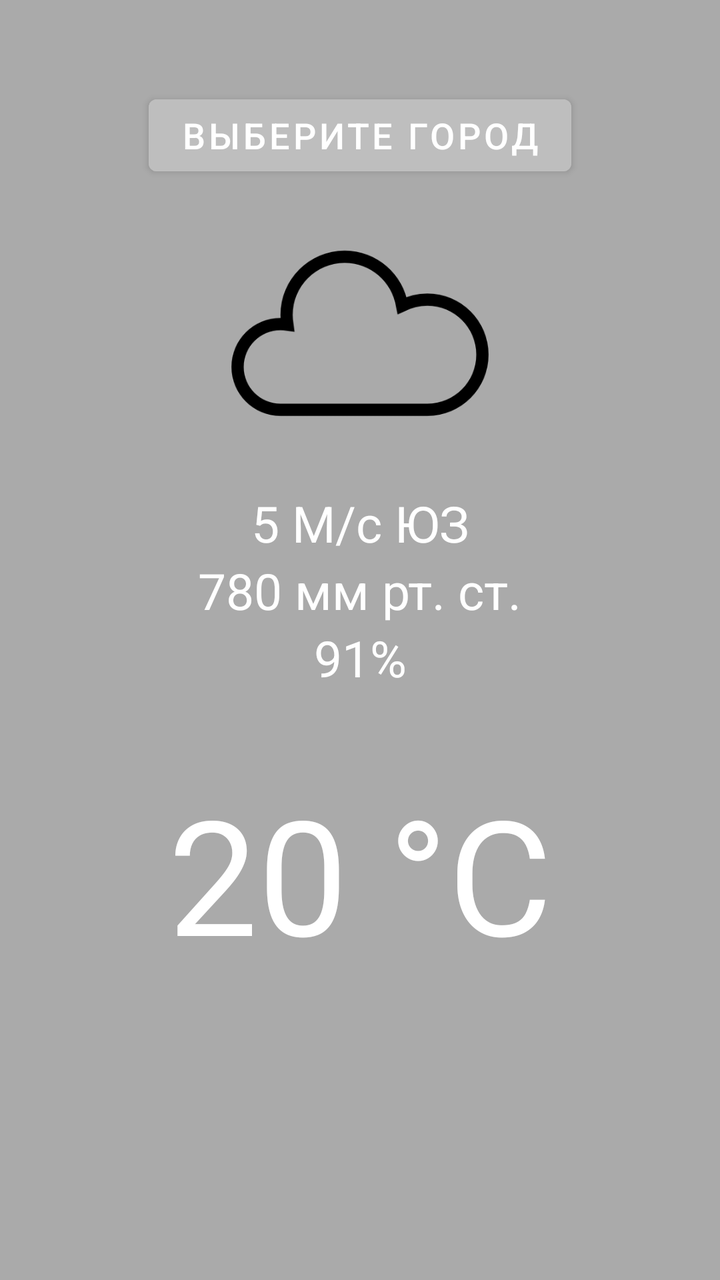
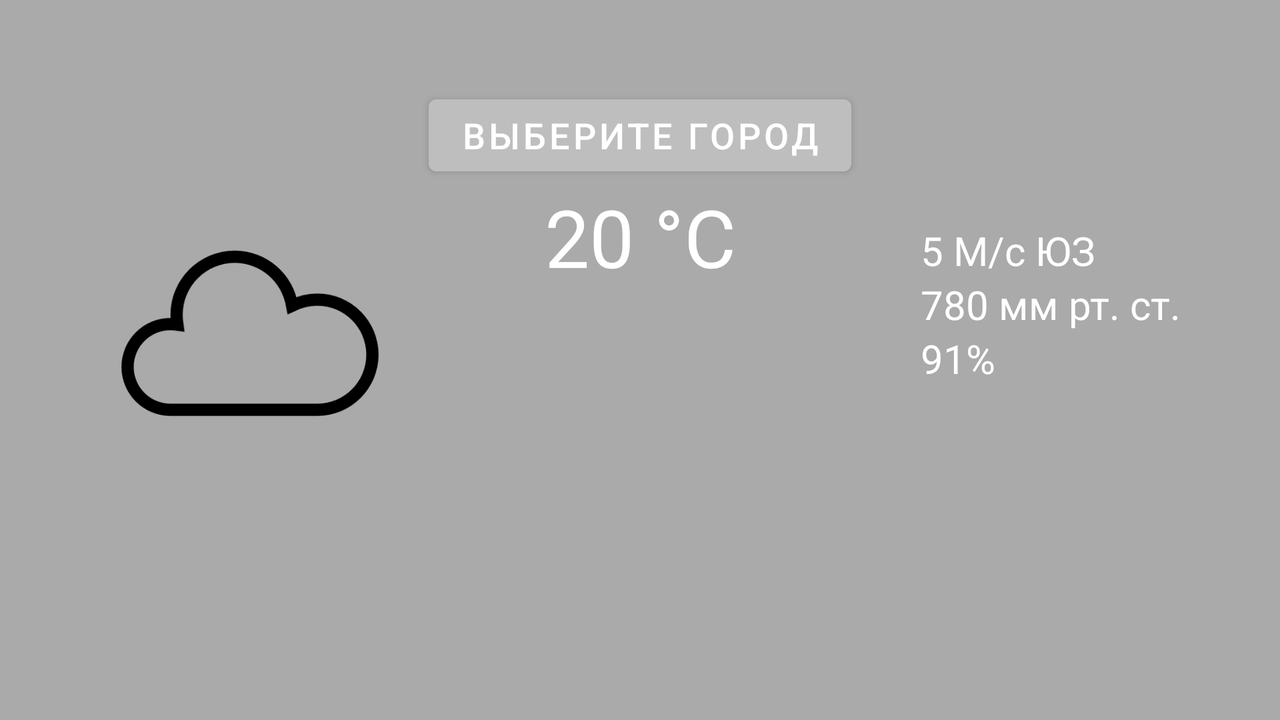

Compare how this app lays out the same screen by default and in its alternative resource folder. The renders come first, then the two layout files and the values they reference.
<!-- AndroidManifest.xml: application theme Theme.GBWeather -->
<!-- res/layout/fragment_weather_main.xml -->
<?xml version="1.0" encoding="utf-8"?>
<androidx.constraintlayout.widget.ConstraintLayout xmlns:android="http://schemas.android.com/apk/res/android"
    android:layout_width="match_parent"
    android:layout_height="match_parent"
    xmlns:app="http://schemas.android.com/apk/res-auto"
    android:background="@android:color/darker_gray"
    >

    <TextView
        android:id="@+id/city_field"
        app:layout_constraintEnd_toEndOf="parent"
        app:layout_constraintStart_toStartOf="parent"
        app:layout_constraintTop_toTopOf="parent"
        android:layout_width="wrap_content"
        android:layout_height="wrap_content"
        android:layout_marginTop="@dimen/city_filed_margin_top"
        android:textSize="@dimen/selectedCity"
        android:textColor="@color/black"/>


    <Button
        android:id="@+id/btnSelectCity"
        app:layout_constraintEnd_toEndOf="parent"
        app:layout_constraintStart_toStartOf="parent"
        app:layout_constraintTop_toBottomOf="@id/city_field"
        android:layout_width="wrap_content"
        android:layout_height="wrap_content"
        android:backgroundTint="@android:color/secondary_text_dark"
        android:text="@string/selectCity"
        android:textSize="@dimen/selectCitySize" />


    <TextView
        android:id="@+id/temperature_field"
        app:layout_constraintBottom_toTopOf="@id/recycler_view_weather"
        app:layout_constraintEnd_toEndOf="parent"
        app:layout_constraintStart_toStartOf="parent"
        android:layout_width="wrap_content"
        android:layout_height="wrap_content"
        android:text="@string/temperature"
        android:textColor="@android:color/white"
        android:textSize="@dimen/temperatureTextSize" />

    <ImageView
        android:id="@+id/weather_icon"
        app:layout_constraintEnd_toEndOf="parent"
        app:layout_constraintStart_toStartOf="parent"
        app:layout_constraintTop_toBottomOf="@id/btnSelectCity"
        android:layout_width="250dp"
        android:layout_height="153dp"
        android:contentDescription="@string/ImageViewWeatherIconContentDescription"
        android:src="@drawable/clouds_weather_png" />

    <TextView
        android:id="@+id/wing_speed_field"
        app:layout_constraintEnd_toEndOf="parent"
        app:layout_constraintStart_toStartOf="parent"
        app:layout_constraintTop_toBottomOf="@id/weather_icon"
        android:layout_width="wrap_content"
        android:layout_height="wrap_content"

        android:text="@string/wind_speed_str"
        android:textColor="@color/white"
        android:textSize="@dimen/tempInfoSize" />

    <TextView
        android:id="@+id/pressure_field"
        app:layout_constraintEnd_toEndOf="parent"
        app:layout_constraintStart_toStartOf="parent"
        app:layout_constraintTop_toBottomOf="@id/wing_speed_field"
        android:layout_width="wrap_content"
        android:layout_height="wrap_content"
        android:text="@string/pressure_str"
        android:textColor="@color/white"
        android:textSize="@dimen/tempInfoSize" />

    <TextView
        android:id="@+id/humidity_filed"
        app:layout_constraintEnd_toEndOf="parent"
        app:layout_constraintStart_toStartOf="parent"
        app:layout_constraintTop_toBottomOf="@id/pressure_field"
        android:layout_width="wrap_content"
        android:layout_height="wrap_content"
        android:text="@string/humidity_str"
        android:textColor="@color/white"
        android:textSize="@dimen/tempInfoSize" />

    <androidx.recyclerview.widget.RecyclerView
        app:layoutManager="androidx.recyclerview.widget.LinearLayoutManager"
        android:id="@+id/recycler_view_weather"
        android:layout_width="match_parent"
        android:layout_height="150dp"
        app:layout_constraintStart_toStartOf="parent"
        app:layout_constraintBottom_toBottomOf="parent"
        />


</androidx.constraintlayout.widget.ConstraintLayout>
<!-- resources referenced by this layout -->
<resources>
  <dimen name="city_filed_margin_top">10dp</dimen>
  <dimen name="selectCitySize">18sp</dimen>
  <dimen name="selectedCity">25sp</dimen>
  <dimen name="tempInfoSize">25sp</dimen>
  <dimen name="temperatureTextSize">80sp</dimen>
  <!-- drawable clouds_weather_png: png bitmap (drawable, 12575 bytes) -->
  <string name="ImageViewWeatherIconContentDescription">weather_icon</string>
  <string name="humidity_str">91%</string>
  <string name="pressure_str">780 мм рт. ст.</string>
  <string name="selectCity">Выберите город</string>
  <string name="temperature">20 °C</string>
  <string name="wind_speed_str">5 М/с ЮЗ</string>
  <style name="Theme.GBWeather" parent="Theme.MaterialComponents.DayNight.DarkActionBar">
          
          <item name="colorPrimary">@color/purple_500</item>
          <item name="colorPrimaryVariant">@color/purple_700</item>
          <item name="colorOnPrimary">@color/white</item>
          
          <item name="colorSecondary">@color/teal_200</item>
          <item name="colorSecondaryVariant">@color/teal_700</item>
          <item name="colorOnSecondary">@color/black</item>
          
          <item name="android:statusBarColor" tools:targetApi="l">?attr/colorPrimaryVariant</item>
          
      </style>
</resources>
<!-- res/layout-land/fragment_weather_main.xml (the repository's variant of the layout above) -->
<!-- drawn on the phone turned sideways -->
<?xml version="1.0" encoding="utf-8"?>
<androidx.constraintlayout.widget.ConstraintLayout xmlns:android="http://schemas.android.com/apk/res/android"
    android:layout_width="match_parent"
    android:layout_height="match_parent"
    xmlns:app="http://schemas.android.com/apk/res-auto"
    android:background="@android:color/darker_gray"
    >

    <TextView
        android:id="@+id/city_field"
        app:layout_constraintEnd_toEndOf="parent"
        app:layout_constraintStart_toStartOf="parent"
        app:layout_constraintTop_toTopOf="parent"
        android:layout_width="wrap_content"
        android:layout_height="wrap_content"
        android:layout_marginTop="@dimen/city_filed_margin_top"
        android:textSize="@dimen/selectedCity"
        android:textColor="@color/black"/>


    <Button
        android:id="@+id/btnSelectCity"
        app:layout_constraintEnd_toEndOf="parent"
        app:layout_constraintStart_toStartOf="parent"
        app:layout_constraintTop_toBottomOf="@id/city_field"
        android:layout_width="wrap_content"
        android:layout_height="wrap_content"
        android:backgroundTint="@android:color/secondary_text_dark"
        android:text="@string/selectCity"
        android:textSize="@dimen/selectCitySize" />


    <TextView
        android:id="@+id/temperature_field"
        app:layout_constraintTop_toBottomOf="@id/btnSelectCity"
        app:layout_constraintEnd_toEndOf="parent"
        app:layout_constraintStart_toStartOf="parent"
        android:layout_width="wrap_content"
        android:layout_height="wrap_content"
        android:text="@string/temperature"
        android:textColor="@android:color/white"
        android:textSize="@dimen/temperatureTextSize" />

    <ImageView
        android:id="@+id/weather_icon"
        app:layout_constraintStart_toStartOf="parent"
        app:layout_constraintTop_toBottomOf="@id/btnSelectCity"
        android:layout_width="250dp"
        android:layout_height="153dp"
        android:contentDescription="@string/ImageViewWeatherIconContentDescription"
        android:src="@drawable/clouds_weather_png" />

    <TextView
        android:id="@+id/wing_speed_field"
        app:layout_constraintStart_toEndOf="@id/temperature_field"
        app:layout_constraintTop_toBottomOf="@id/btnSelectCity"
        app:layout_constraintEnd_toEndOf="parent"
        android:layout_width="wrap_content"
        android:layout_height="wrap_content"
        android:layout_marginTop="@dimen/marginTopEditSelectCitySpinnerSelectCity"
        android:text="@string/wind_speed_str"
        android:textColor="@color/white"
        android:textSize="@dimen/tempInfoSize" />

    <TextView
        android:id="@+id/pressure_field"
        app:layout_constraintStart_toStartOf="@id/wing_speed_field"
        app:layout_constraintTop_toBottomOf="@id/wing_speed_field"
        android:layout_width="wrap_content"
        android:layout_height="wrap_content"
        android:text="@string/pressure_str"
        android:textColor="@color/white"
        android:textSize="@dimen/tempInfoSize" />

    <TextView
        android:id="@+id/humidity_filed"
        app:layout_constraintStart_toStartOf="@id/wing_speed_field"
        app:layout_constraintTop_toBottomOf="@id/pressure_field"
        android:layout_width="wrap_content"
        android:layout_height="wrap_content"
        android:text="@string/humidity_str"
        android:textColor="@color/white"
        android:textSize="@dimen/tempInfoSize" />


</androidx.constraintlayout.widget.ConstraintLayout>
<!-- resources referenced by the variant -->
<!-- as the phone turned sideways resolves them -->
<resources>
  <dimen name="city_filed_margin_top">10dp</dimen>
  <!-- from res/values-land/ -->
  <dimen name="marginTopEditSelectCitySpinnerSelectCity">20dp</dimen>
  <!-- from res/values-land/ -->
  <dimen name="selectCitySize">18sp</dimen>
  <!-- from res/values-land/ -->
  <dimen name="selectedCity">25dp</dimen>
  <!-- from res/values-land/ -->
  <dimen name="tempInfoSize">20sp</dimen>
  <!-- from res/values-land/ -->
  <dimen name="temperatureTextSize">40sp</dimen>
  <!-- drawable clouds_weather_png: png bitmap (drawable, 12575 bytes) -->
  <string name="ImageViewWeatherIconContentDescription">weather_icon</string>
  <string name="humidity_str">91%</string>
  <string name="pressure_str">780 мм рт. ст.</string>
  <string name="selectCity">Выберите город</string>
  <string name="temperature">20 °C</string>
  <string name="wind_speed_str">5 М/с ЮЗ</string>
  <style name="Theme.GBWeather" parent="Theme.MaterialComponents.DayNight.DarkActionBar">
          
          <item name="colorPrimary">@color/purple_500</item>
          <item name="colorPrimaryVariant">@color/purple_700</item>
          <item name="colorOnPrimary">@color/white</item>
          
          <item name="colorSecondary">@color/teal_200</item>
          <item name="colorSecondaryVariant">@color/teal_700</item>
          <item name="colorOnSecondary">@color/black</item>
          
          <item name="android:statusBarColor" tools:targetApi="l">?attr/colorPrimaryVariant</item>
          
      </style>
</resources>
